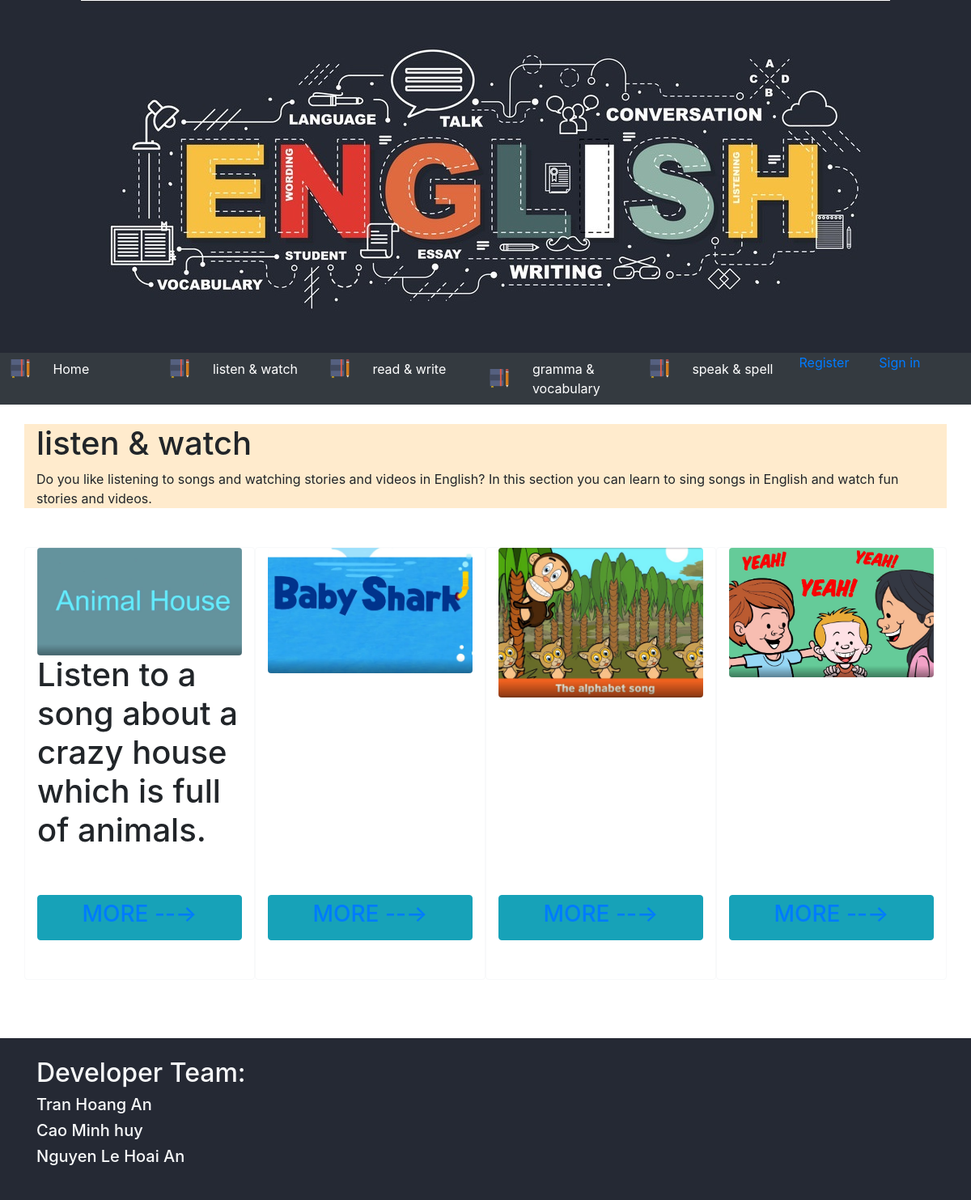
/view_tab.php?cat_id=1, run on an earlier commit of the app's database.
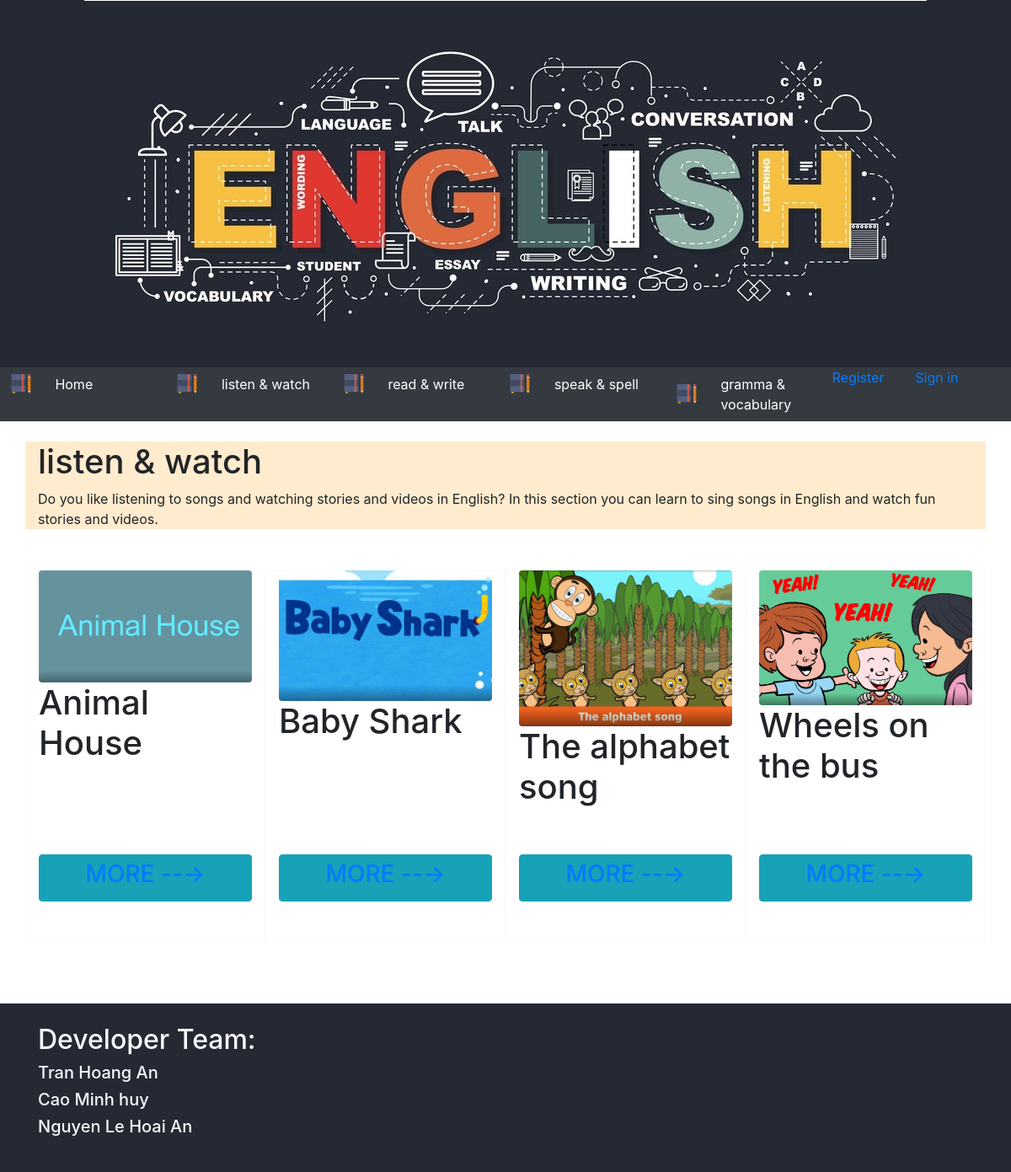
And on a later commit of the database.
### tables this page shows
CREATE TABLE CATEGORIES(
    CAT_ID INTEGER NOT NULL PRIMARY KEY AUTO_INCREMENT,
    CAT_NAME TINYTEXT,
    CAT_IMG TINYTEXT,
    CAT_CONTENT TINYTEXT
);

CREATE TABLE LESSON(
    LESSON_ID INTEGER NOT NULL PRIMARY KEY AUTO_INCREMENT,
    INTRO_IMG TINYTEXT,
    LESSON_CONTENT TINYTEXT,
    LINK TINYTEXT,
    CAT_ID INTEGER,
    CONSTRAINT FK_CAT FOREIGN KEY (CAT_ID) REFERENCES CATEGORIES (CAT_ID)
);

### Code/php/categories_management.php (called while the page is built, shortened)
<?php
function get_id_name_categories() {
        $sql    = 'SELECT CAT_NAME,CAT_ID FROM CATEGORIES';
        $result = $GLOBALS['conn']->query($sql);
        $catTittle = array();
        if ($result->num_rows > 0) {
            while ($row = $result->fetch_assoc()) {
                array_push($catTittle,$row['CAT_ID'],$row['CAT_NAME']);
            }
        }
        return $catTittle;
}
?>

### Code/php/connection.php (called while the page is built, shortened)
<?php
function check_connection() {
    $servername = "localhost";
    $username   = "root";
    $password   = "";
    $dbname     = "btpm";
    return true;
}
?>

### view_tab.php (the view, shortened to what this page needs)
<?php
include('Code/php/connection.php');
include('Code/php/categories_management.php');
?>
<!DOCTYPE html>
<html lang="en">
<head>
    <link rel="stylesheet" href="bootstrap/css/bootstrap.min.css">
    <link rel="stylesheet" href="myCss.css">
</head>
<body>
    <div class="container-fluid bgimage-color">
        <img class="mx-auto d-block" src="Banner/Eng_banner.jpg" class="img-fluid" alt="Responsive image">
    </div>
    <nav class="container-fluid bg-dark">
        <div class="row">
            <ul class="nav mr-auto col-12" id="nav-tab">
            <?php $id_name = get_id_name_categories(); ?>
            <li class="nav-item active col-2">
                    <div class="row">
                        <img class="mx-auto my-auto d-block navicon-size" src="notebook.png">
                        <a class="col-9 nav-link my-auto text-white" href="./index.php">Home</a>
                    </div>
                </li>
                <li class="nav-item col-2">
                    <div class="row">
                        <img class="mx-auto my-auto d-block navicon-size" src="notebook.png">
                        <?php echo '<a class="col-9 nav-link my-auto text-white" href="./view_tab.php?cat_id='.$id_name[0].'"> '.$id_name[1].'</a>' ?>
                    </div>
                </li>
                <li class="nav-item col-2">
                    <div class="row">
                        <img class="mx-auto my-auto d-block navicon-size" src="notebook.png">
                        <?php echo '<a class="col-9 nav-link my-auto text-white" href="./view_tab.php?cat_id='.$id_name[2].'"> '.$id_name[3].'</a>' ?>
                    </div>
                </li>
                <li class="nav-item col-2">
                    <div class="row">
                        <img class="mx-auto my-auto d-block navicon-size" src="notebook.png">
                        <?php echo '<a class="col-9 nav-link my-auto text-white" href="./view_tab.php?cat_id='.$id_name[4].'"> '.$id_name[5].'</a>' ?>
                </li>
                <li class="nav-item col-2">
                    <div class="row">
                        <img class="mx-auto my-auto d-block navicon-size" src="notebook.png">
                        <?php echo '<a class="col-9 nav-link my-auto text-white" href="./view_tab.php?cat_id='.$id_name[6].'"> '.$id_name[7].'</a>' ?>
                    </div>
                </li>
                <li class="nav-item col-1">
                    <div class="row">
                        <a href="" class="text-default" data-toggle="modal" data-target="#modalRegisterForm">
                            <?php if($GLOBALS['isSignedIn'] != null){
                                      if($GLOBALS['isSignedIn'] == false){
                                          echo "Register";
                                      }
                                      else echo "<a href='Code/php/logout.php'"."> Sign Out</a>";
                                    }
                                  else echo "Register";
                            ?>
                        </a>
                    </div>
                </li>
                <li class="nav-item col-1">
                    <div class="row">
                            <?php if($GLOBALS['isSignedIn'] === false){
                                echo '<a id="login" href="" class="text-default" data-toggle="modal"
                                data-target="#modalLoginForm"> Sign in </a>';
                            }
                            else echo '<span class="text-primary">'.$_SESSION['user'].'</span>' ?>
                    </div>
                </li>
            </ul>
        </div>
    </nav>
   <br>
   <?php
   if (check_connection() === true) {
       $sql    = 'SELECT * FROM CATEGORIES WHERE CAT_ID='.$_GET['cat_id'].'';
       $result = $GLOBALS['conn']->query($sql);
       if ($result->num_rows > 0) {
        while($row = $result->fetch_assoc()){
            echo '<div class = "container intro"><h1>'.$row["CAT_NAME"].'</h1><div style="word-wrap:brea-word;">'.$row["CAT_CONTENT"].'</div></div>';
        }
       }
        else {
            echo "0 results";
        }
   }
   ?>
    <br>
    <br>
    <div class="container">
    <div class="row row-eq-height">
    <?php
    if (check_connection() === true) {
       $temp="MORE --→ ";
       $sql    = 'SELECT * FROM LESSON WHERE CAT_ID='.$_GET['cat_id'].'';
       $result = $GLOBALS['conn']->query($sql);
       if ($result->num_rows > 0) {
        while($row = $result->fetch_assoc()){
            echo '
            <div class="col-3 border border-light rounded overflow-auto d-flex flex-column">
                <img class="d-block mx-auto img-fluid rounded" src="'.$row["INTRO_IMG"].'">
                <h1>'.$row["LESSON_CONTENT"].'</h1>
                <br>
                <br>
                <button class="mt-auto btn btn-info">
                    <h3>
                    <a href="./view_lession.php?LESSON_ID='.$row["LESSON_ID"].'">'.$temp.'</a>
                    </h3>
                </button>
                <br>
                <br>
            </div>
                    ';
        }
       }
        else {
            echo "0 results";
        }
   }
    ?>
    </div>
    </div>
   <br>
    <br>
    <br>
    <div class="container-fluid" id="footer">
        <div class="container">
            <br>
            <h2 class="text-light">Developer Team:</h2>
            <h5 class="text-light"> Tran Hoang An</h5>
            <h5 class="text-light"> Cao Minh huy</h5>
            <h5 class="text-light"> Nguyen Le Hoai An</h5>
        </div>
    </div>
</body>
</html>

### myCss.css (style rules this page uses)
.bgimage-color { background-color: rgb(37, 41, 52) }
.navicon-size { height:24px; width: 24px; }
.intro { background-color: blanchedalmond; }
#footer { min-height: 200px; background-color: rgb(37, 41, 52); }

What changed in the data, as far as the page shows it:
changed lesson: LESSON_CONTENT "Listen to a song about a crazy house which is full of animals." → "Animal House"
changed lesson: LESSON_CONTENT (not shown) → "Baby Shark"
changed lesson: LESSON_CONTENT (not shown) → "The alphabet song"
changed lesson: LESSON_CONTENT (not shown) → "Wheels on the bus"
Also different on the page:
$id_name[5]: "gramma & vocabulary" → "speak & spell"
$id_name[7]: "speak & spell" → "gramma & vocabulary"
